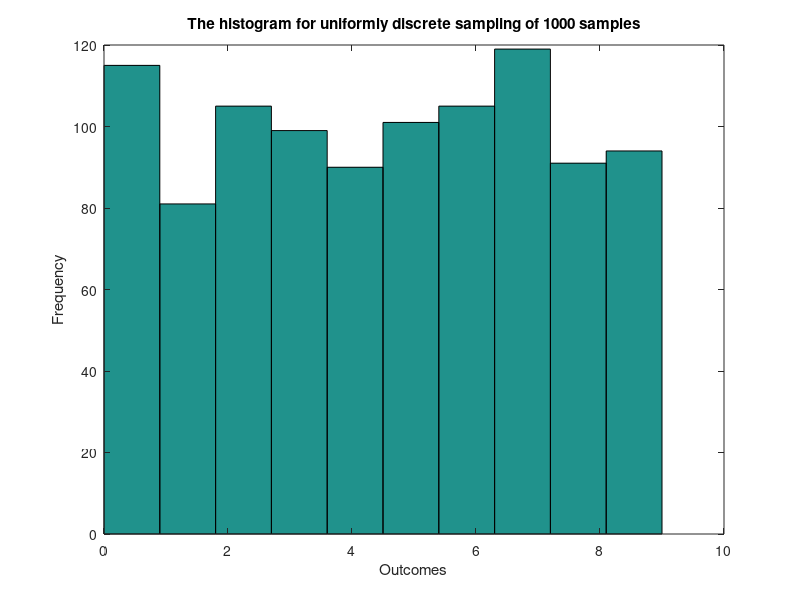
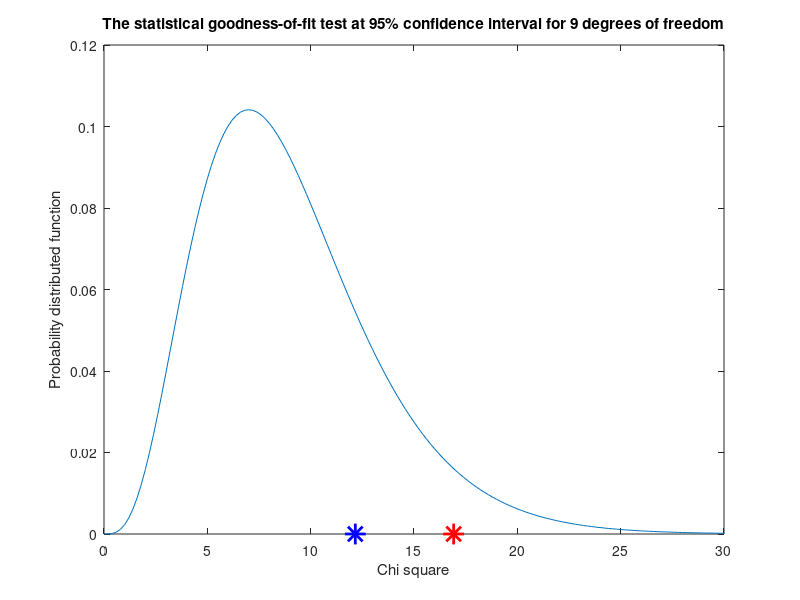
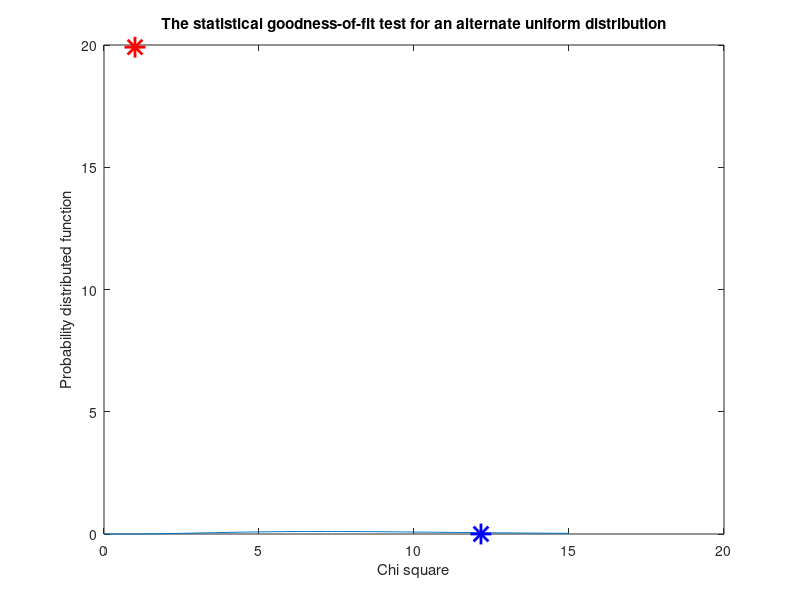

Write MATLAB code to recreate these figures, in order.
% Date : January 23 2017
% Name : Sindhu Valasa Reddy
% USC ID : 8047774699
% Email : valasare@usc.edu
% EE 511 : Project #2 - Samples and Statistics
% Question 3 Let M = 10. Simulate (uniform) sampling with replacement from
% the outcomes 0, 1, 2, 3,...., M-1.
% 3a) Generate a histogram of the outcomes.

clc;
clear all;
No_of_samples = 1000;
rand_seq = randi([0 9],1,No_of_samples);                % Generate discrete random sequence between 0 and 9
display('The number of samples are');
disp(No_of_samples);
figure(1);
hist(rand_seq);                                                            
title(['The histogram for uniformly discrete sampling of ',(num2str(No_of_samples)),' samples']);
xlabel('Outcomes');
ylabel('Frequency');

% 3b) Perform a statistical goodness-of-fit test to conclude at the 95%
% confidence level if your data fits samples from a dicrete uniform
% distribution 0, 1, 2,..., 9


bin = zeros(1,10);
sum_each = 0;
for i=1:1:No_of_samples
    j = rand_seq(i) + 1;                                % Calculate the observed value for each sample
    bin(j) = bin(j) + 1;
end

for i=1:1:10
    sum_each(i) = (bin(i) - (No_of_samples/10))^2/(No_of_samples/10);
    chi_sq = sum(sum_each);                             % Calculate the chi-square value
end
display('The observed values for the samples');
display('0 1 2 3 4 5 6 7 8 9');
disp(bin);
display('The chi square value for the distribution is');
disp(chi_sq);
chi_sq_threshold_95 = chi2inv(0.95,9);                   % Calculate threshold value for 95% onfidence interval with 9 degrees of freedom
display('The threshold for the 95% confidence interval for 9 degrees of freedom is'); 
disp(chi_sq_threshold_95);
if chi_sq > chi_sq_threshold_95                          % To check if the data follows uniform distribution or not
    uni_dist = 0;  
    display('Does not follow uniform distribution');
else
    uni_dist = 1; 
    display('Follows uniform distribution');
end
figure(2);
x = 0:0.2:30;
y = chi2pdf(x,9);
plot(x,y);
title('The statistical goodness-of-fit test at 95% confidence interval for 9 degrees of freedom');
xlabel('Chi square');
ylabel('Probability distributed function');
hold on;
plot(chi_sq,0, 'b*', 'LineWidth', 2, 'MarkerSize', 15);
hold off;
hold on;
plot(chi_sq_threshold_95,0, 'r*', 'LineWidth', 2, 'MarkerSize', 15);
hold off;


% 3c) Repeat (3b) to see if your data(the same data from b) instead fit an
% alternate uniform distribution 1, 2,..., 10.
 
    
rand_seq_3c = rand_seq;
bin_3c = zeros(1,11);
sum_each_3c = 0;
for i=1:1:No_of_samples
    k = rand_seq_3c(i) + 1;
    bin_3c(k) = bin_3c(k) + 1;
end
int_calc = 0;
for i=2:1:10
      sum_each_3c(i) = (bin_3c(i) - (No_of_samples/10))^2/(No_of_samples/10);
      int_calc = sum(sum_each_3c);
end     

chi_sq_3c = int_calc + 10;

display('The observed values for the samples');
display('0 1 2 3 4 5 6 7 8 9 10');
disp(bin_3c);
display('The chi square value for the alternate distribution is');
disp(chi_sq_3c);
if chi_sq < chi_sq_3c                          % To check if the data follows alternate uniform distribution or not
    distb_distc = 0;  
    display('Data in 3b does not fit the alternate uniform distribution of 1,2,..,10');
else
    distb_distc = 1; 
    display('Data in 3b fits the alternate uniform distribution of 1,2,..,10');
end
figure(3);
x = 0:0.1:15;
y = chi2pdf(x,9);
plot(x,y);
title('The statistical goodness-of-fit test for an alternate uniform distribution');
xlabel('Chi square');
ylabel('Probability distributed function');
hold on;
plot(chi_sq,0, 'b*', 'LineWidth', 2, 'MarkerSize', 15);
hold off;
hold on;
plot(chi_sq_3c, 'r*', 'LineWidth', 2, 'MarkerSize', 15);
hold off;

    




